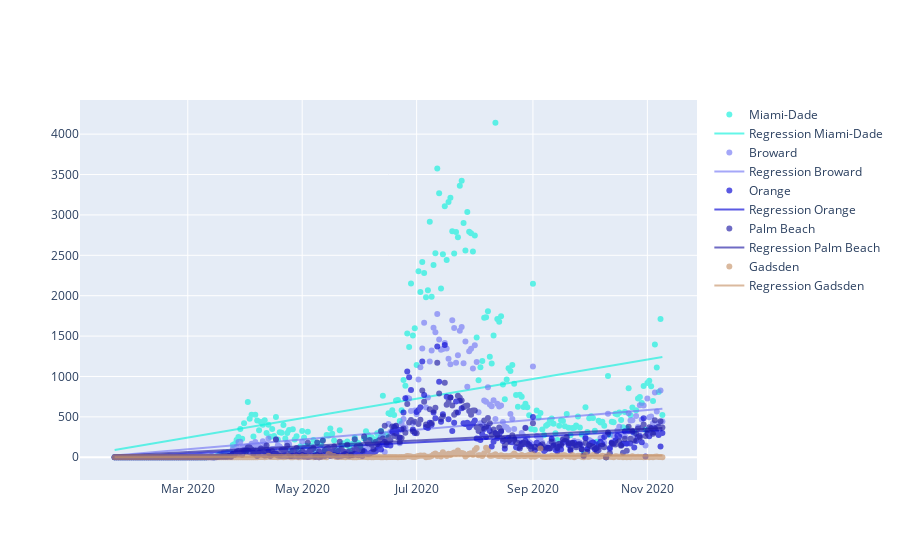

Notebook code cell kept with this figure:
### Code cell
fig = go.Figure()
days = florida_cases_with_counties_.index.values.reshape(-1, 1)
def draw(df, name):
    X = days

    model = LinearRegression()
    model.fit(X, df.values.reshape(-1, 1))

    x_range = np.linspace(X.min(), X.max(), df.size)
    y_range = model.predict(x_range.reshape(-1, 1))
    color1 = list(np.random.choice(range(256), size=3))
    Y_Range = pd.Series(y_range[:,0], index=df.index)
    fig.add_trace(
        go.Scatter(
            x=df.index,
            y=df[df.columns[0]],
            opacity=0.65,
            name=name,
            mode="markers",
            line=dict(width=2, color=f'rgb({color1[0]},{color1[1]},{color1[2]} )'),
        ))
    fig.add_trace(
        go.Scatter(
            x=df.index,
            y=Y_Range,
            opacity=0.65,
            name='Regression ' + name,
            line=dict(width=2, color=f'rgb({color1[0]},{color1[1]},{color1[2]} )'),
        ))
# # Set custom x-axis labels
# fig.update_xaxes(
#     tickvals=df.index[0::40],
#     ticktext=df['Date'][0::40],
# )


draw(Miami, 'Miami-Dade')
draw(Broward, 'Broward')
draw(Orange, 'Orange')
draw(Palm, 'Palm Beach')
draw(Gadsden, 'Gadsden')


fig.show()

### Figure 1 — Plotly figure (JSON) as saved in the notebook; plotly's stock layout.template omitted (floating-point values rounded to 4 significant figures; data arrays with more than 128 entries replaced by an {"elided": "..."} marker saying what was removed)
{"data": [{"line": {"color": "rgb(17,241,220 )", "width": 2}, "mode": "markers", "name": "Miami-Dade", "opacity": 0.65, "type": "scatter", "x": {"elided": "293 str values"}, "y": {"elided": "293 int values"}}, {"line": {"color": "rgb(17,241,220 )", "width": 2}, "name": "Regression Miami-Dade", "opacity": 0.65, "type": "scatter", "x": {"elided": "293 str values"}, "y": {"elided": "293 float values"}}, {"line": {"color": "rgb(117,121,245 )", "width": 2}, "mode": "markers", "name": "Broward", "opacity": 0.65, "type": "scatter", "x": {"elided": "293 str values"}, "y": {"elided": "293 int values"}}, {"line": {"color": "rgb(117,121,245 )", "width": 2}, "name": "Regression Broward", "opacity": 0.65, "type": "scatter", "x": {"elided": "293 str values"}, "y": {"elided": "293 float values"}}, {"line": {"color": "rgb(4,2,212 )", "width": 2}, "mode": "markers", "name": "Orange", "opacity": 0.65, "type": "scatter", "x": {"elided": "293 str values"}, "y": {"elided": "293 int values"}}, {"line": {"color": "rgb(4,2,212 )", "width": 2}, "name": "Regression Orange", "opacity": 0.65, "type": "scatter", "x": {"elided": "293 str values"}, "y": {"elided": "293 float values"}}, {"line": {"color": "rgb(34,29,165 )", "width": 2}, "mode": "markers", "name": "Palm Beach", "opacity": 0.65, "type": "scatter", "x": {"elided": "293 str values"}, "y": {"elided": "293 int values"}}, {"line": {"color": "rgb(34,29,165 )", "width": 2}, "name": "Regression Palm Beach", "opacity": 0.65, "type": "scatter", "x": {"elided": "293 str values"}, "y": {"elided": "293 float values"}}, {"line": {"color": "rgb(199,148,107 )", "width": 2}, "mode": "markers", "name": "Gadsden", "opacity": 0.65, "type": "scatter", "x": {"elided": "293 str values"}, "y": {"elided": "293 int values"}}, {"line": {"color": "rgb(199,148,107 )", "width": 2}, "name": "Regression Gadsden", "opacity": 0.65, "type": "scatter", "x": {"elided": "293 str values"}, "y": {"elided": "293 float values"}}], "layout": {}}
